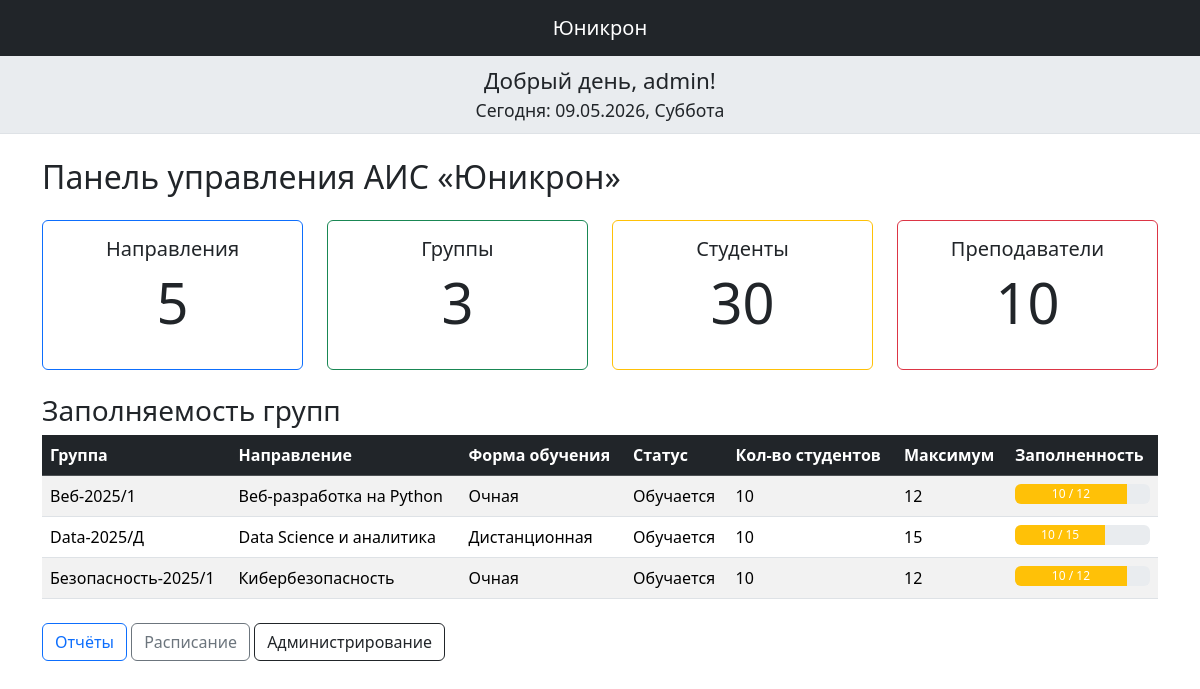
The app's page /admin-cabinet/ (signed in) with its own data.
### unicron_app/models.py (models this page shows, shortened)
class Group(models.Model):
    title = models.CharField(max_length=100, verbose_name="Название группы")
    direction = models.ForeignKey(Direction, on_delete=models.CASCADE, related_name='groups', verbose_name="Направление")
    FULL_TIME = 'full_time'
    DISTANCE = 'distance'
    FORM_CHOICES = [
        (FULL_TIME, 'Очная'),
        (DISTANCE, 'Дистанционная'),
    ]
    form = models.CharField(max_length=20, choices=FORM_CHOICES, verbose_name="Форма обучения")
    date_start = models.DateField(verbose_name="Дата начала")
    date_end = models.DateField(verbose_name="Дата окончания")
    FORMING = 'forming'
    STUDYING = 'studying'
    GRADUATED = 'graduated'
    STATUS_CHOICES = [
        (FORMING, 'Формируется'),
        (STUDYING, 'Обучается'),
        (GRADUATED, 'Выпущена'),
    ]
    status = models.CharField(max_length=20, choices=STATUS_CHOICES, default=FORMING, verbose_name="Статус")
    class Meta:
        verbose_name = "Группа"
        verbose_name_plural = "Группы"
    def max_students(self):
        return 12 if self.form == self.FULL_TIME else 15

class Direction(models.Model):
    title = models.CharField(max_length=200, verbose_name="Название направления")
    description = models.TextField(blank=True, verbose_name="Описание")
    is_open = models.BooleanField(default=True, verbose_name="Открыто")
    class Meta:
        verbose_name = "Направление обучения"
        verbose_name_plural = "Направления обучения"

### unicron_app/views.py (the view)
# urls.py: path('admin-cabinet/', views.admin_cabinet, name='admin_cabinet'),
@login_required
@role_required('admin', 'head', 'methodist')
def admin_cabinet(request):
    total_directions = Direction.objects.count()
    total_groups = Group.objects.count()
    total_students = Student.objects.count()
    total_teachers = Teacher.objects.count()
    groups = Group.objects.annotate(num_students=Count('students'))
    context = {
        'total_directions': total_directions,
        'total_groups': total_groups,
        'total_students': total_students,
        'total_teachers': total_teachers,
        'groups': groups,
    }
    return render(request, 'unicron_app/admin_cabinet.html', context)

### unicron_app/views.py (called while the page is built)
def role_required(*roles):
    def check_role(user):
        return user.is_authenticated and user.role in roles
    return user_passes_test(check_role, login_url='unicron_app:login')

### unicron_app/templates/unicron_app/admin_cabinet.html (shortened to what this page needs)
{% extends "unicron_app/base.html" %}
{% block content %}
<h2>Панель управления АИС «Юникрон»</h2>
<div class="row text-center my-4">
  <div class="col-md-3">
    <div class="card border-primary">
      <div class="card-body">
        <h5 class="card-title">Направления</h5>
        <p class="display-4">{{ total_directions }}</p>
      </div>
    </div>
  </div>
  <div class="col-md-3">
    <div class="card border-success">
      <div class="card-body">
        <h5 class="card-title">Группы</h5>
        <p class="display-4">{{ total_groups }}</p>
      </div>
    </div>
  </div>
  <div class="col-md-3">
    <div class="card border-warning">
      <div class="card-body">
        <h5 class="card-title">Студенты</h5>
        <p class="display-4">{{ total_students }}</p>
      </div>
    </div>
  </div>
  <div class="col-md-3">
    <div class="card border-danger">
      <div class="card-body">
        <h5 class="card-title">Преподаватели</h5>
        <p class="display-4">{{ total_teachers }}</p>
      </div>
    </div>
  </div>
</div>
<h3>Заполняемость групп</h3>
<table class="table table-striped table-hover">
  <thead class="table-dark">
    <tr>
      <th>Группа</th>
      <th>Направление</th>
      <th>Форма обучения</th>
      <th>Статус</th>
      <th>Кол-во студентов</th>
      <th>Максимум</th>
      <th>Заполненность</th>
    </tr>
  </thead>
  <tbody>
    {% for g in groups %}
      {% with current=g.num_students %}
      <tr>
        <td>{{ g.title }}</td>
        <td>{{ g.direction.title }}</td>
        <td>{{ g.get_form_display }}</td>
        <td>{{ g.get_status_display }}</td>
        <td>{{ current }}</td>
        <td>{% if g.form == 'full_time' %}12{% else %}15{% endif %}</td>
        <td>
          <div class="progress" style="height: 20px;">
            <div class="progress-bar {% if current > 12 %}bg-danger{% elif current > 8 %}bg-warning{% else %}bg-success{% endif %}"
                 role="progressbar"
                 style="width: {% widthratio current g.max_students 100 %}%;"
                 aria-valuenow="{{ current }}"
                 aria-valuemin="0"
                 aria-valuemax="{{ g.max_students }}">
              {{ current }} / {{ g.max_students }}
            </div>
          </div>
        </td>
      </tr>
      {% endwith %}
    {% empty %}
      <tr><td colspan="7" class="text-center">Нет групп</td></tr>
    {% endfor %}
  </tbody>
</table>
<div class="mt-4">
  <a href="{% url 'unicron_app:reports' %}" class="btn btn-outline-primary">Отчёты</a>
  <a href="{% url 'unicron_app:schedule' %}" class="btn btn-outline-secondary">Расписание</a>
  <a href="/admin/" class="btn btn-outline-dark">Администрирование</a>
</div>
{% endblock %}

### records on screen
Group: title "Веб-2025/1", direction "Веб-разработка на Python", form "Очная", status "Обучается", num_students "10", shows "12", max_students "12"
Group: title "Data-2025/Д", direction "Data Science и аналитика", form "Дистанционная", status "Обучается", num_students "10", shows "15", max_students "15"
Group: title "Безопасность-2025/1", direction "Кибербезопасность", form "Очная", status "Обучается", num_students "10", shows "12", max_students "12"

### other values on screen
{{ greeting }} "Добрый день, admin!"
{{ today|date:"d.m.Y" }} "09.05.2026"
{{ today|date:"l" }} "Суббота"
{{ total_directions }} "5"
{{ total_groups }} "3"
{{ total_students }} "30"
{{ total_teachers }} "10"
